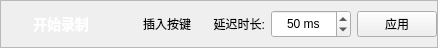
                 <widget class="QFrame" name="frameBar">
                  <property name="minimumSize">
                   <size>
                    <width>100</width>
                    <height>48</height>
                   </size>
                  </property>
                  <property name="maximumSize">
                   <size>
                    <width>16777215</width>
                    <height>48</height>
                   </size>
                  </property>
                  <property name="styleSheet">
                   <string notr="true"/>
                  </property>
                  <property name="frameShape">
                   <enum>QFrame::Shape::StyledPanel</enum>
                  </property>
                  <property name="frameShadow">
                   <enum>QFrame::Shadow::Raised</enum>
                  </property>
                  <layout class="QHBoxLayout" name="horizontalLayout_18">
                   <property name="leftMargin">
                    <number>0</number>
                   </property>
                   <property name="topMargin">
                    <number>0</number>
                   </property>
                   <property name="rightMargin">
                    <number>0</number>
                   </property>
                   <property name="bottomMargin">
                    <number>0</number>
                   </property>
                   <item alignment="Qt::AlignmentFlag::AlignVCenter">
                    <widget class="QPushButton" name="pushButtonRecord">
                     <property name="cursor">
                      <cursorShape>PointingHandCursor</cursorShape>
                     </property>
                     <property name="styleSheet">
                      <string notr="true">QPushButton{
width: 120px;
height: 36px;
color:white;
background: transparent;
border: none;
border-radius: 16px;
font-weight: 600;
font-size: 14px;
}

QPushButton:checked{color: #6329B6; icon: url(:/images/Correct.png);}</string>
                     </property>
                     <property name="text">
                      <string>开始录制</string>
                     </property>
                     <property name="icon">
                      <iconset resource="res.qrc">
                       <normaloff>:/images/mouse/recording.png</normaloff>:/images/mouse/recording.png</iconset>
                     </property>
                     <property name="iconSize">
                      <size>
                       <width>24</width>
                       <height>24</height>
                      </size>
                     </property>
                     <property name="checkable">
                      <bool>true</bool>
                     </property>
                    </widget>
                   </item>
                   <item alignment="Qt::AlignmentFlag::AlignVCenter">
                    <widget class="QPushButton" name="pushButtonInsert">
                     <property name="minimumSize">
                      <size>
                       <width>30</width>
                       <height>32</height>
                      </size>
                     </property>
                     <property name="maximumSize">
                      <size>
                       <width>156</width>
                       <height>30</height>
                      </size>
                     </property>
                     <property name="cursor">
                      <cursorShape>PointingHandCursor</cursorShape>
                     </property>
                     <property name="focusPolicy">
                      <enum>Qt::FocusPolicy::StrongFocus</enum>
                     </property>
                     <property name="text">
                      <string>插入按键</string>
                     </property>
                     <property name="icon">
                      <iconset resource="res.qrc">
                       <normaloff>:/images/mouse/insert-0.png</normaloff>:/images/mouse/insert-0.png</iconset>
                     </property>
                     <property name="iconSize">
                      <size>
                       <width>24</width>
                       <height>24</height>
                      </size>
                     </property>
                     <property name="flat">
                      <bool>true</bool>
                     </property>
                    </widget>
                   </item>
                   <item>
                    <widget class="QLabel" name="label_44">
                     <property name="text">
                      <string>延迟时长:</string>
                     </property>
                     <property name="alignment">
                      <set>Qt::AlignmentFlag::AlignRight|Qt::AlignmentFlag::AlignTrailing|Qt::AlignmentFlag::AlignVCenter</set>
                     </property>
                    </widget>
                   </item>
                   <item>
                    <widget class="QSpinBox" name="spinBoxDelay">
                     <property name="minimumSize">
                      <size>
                       <width>0</width>
                       <height>28</height>
                      </size>
                     </property>
                     <property name="alignment">
                      <set>Qt::AlignmentFlag::AlignCenter</set>
                     </property>
                     <property name="suffix">
                      <string> ms</string>
                     </property>
                     <property name="minimum">
                      <number>5</number>
                     </property>
                     <property name="maximum">
                      <number>10000</number>
                     </property>
                     <property name="value">
                      <number>50</number>
                     </property>
                    </widget>
                   </item>
                   <item>
                    <widget class="QPushButton" name="pushButtonSetDelay">
                     <property name="cursor">
                      <cursorShape>PointingHandCursor</cursorShape>
                     </property>
                     <property name="text">
                      <string>应用</string>
                     </property>
                     <property name="icon">
                      <iconset resource="res.qrc">
                       <normaloff>:/images/mouse/applyto-0.png</normaloff>:/images/mouse/applyto-0.png</iconset>
                     </property>
                     <property name="iconSize">
                      <size>
                       <width>24</width>
                       <height>24</height>
                      </size>
                     </property>
                    </widget>
                   </item>
                  </layout>
                 </widget>
